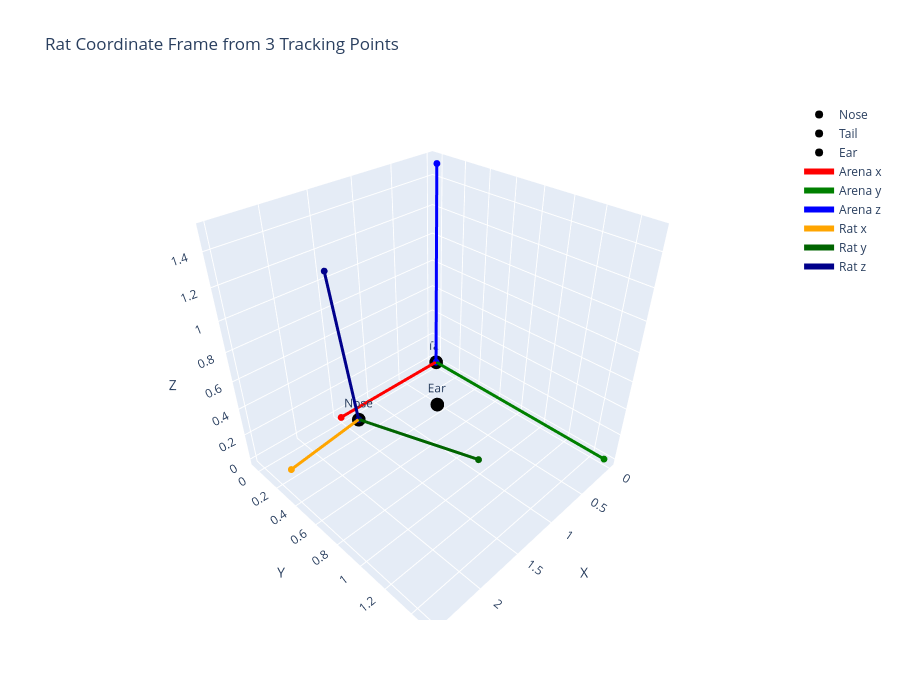

The notebook cell saved with this chart:
### Markdown cell above
### Visualize the Rat's Coordinate Frame

### Code cell
fig = go.Figure()

# Arena frame
arena_traces = plot_coordinate_frame(np.eye(3), origin=[0, 0, 0], scale=1.5, label='Arena')

# Rat frame
rat_traces = plot_coordinate_frame(
    R_rat, origin=d_rat, scale=1.0, label='Rat',
    colors=['orange', 'darkgreen', 'darkblue']
)
# Markers
for name, pos in [('Nose', nose), ('Tail', tail_base), ('Ear', left_ear)]:
    fig.add_trace(go.Scatter3d(
        x=[pos[0]], y=[pos[1]], z=[pos[2]],
        mode='markers+text', marker=dict(size=8, color='black'),
        text=[name], textposition='top center', name=name
    ))

for trace in arena_traces + rat_traces:
    fig.add_trace(trace)

fig.update_layout(
    title='Rat Coordinate Frame from 3 Tracking Points',
    scene=dict(xaxis_title='X', yaxis_title='Y', zaxis_title='Z', aspectmode='cube'),
    width=900, height=700
)

fig.show()

### Figure 1 — Plotly figure (JSON) as saved in the notebook; plotly's stock layout.template omitted (floating-point values rounded to 4 significant figures)
{"data": [{"marker": {"color": "black", "size": 8}, "mode": "markers+text", "name": "Nose", "text": ["Nose"], "textposition": "top center", "type": "scatter3d", "x": [1.5], "y": [0.2], "z": [0.1]}, {"marker": {"color": "black", "size": 8}, "mode": "markers+text", "name": "Tail", "text": ["Tail"], "textposition": "top center", "type": "scatter3d", "x": [0], "y": [0], "z": [0]}, {"marker": {"color": "black", "size": 8}, "mode": "markers+text", "name": "Ear", "text": ["Ear"], "textposition": "top center", "type": "scatter3d", "x": [0.8], "y": [0.5], "z": [0.15]}, {"line": {"color": "red", "width": 6}, "marker": {"size": 4}, "mode": "lines+markers", "name": "Arena x", "showlegend": true, "type": "scatter3d", "x": [0, 1.5], "y": [0, 0], "z": [0, 0]}, {"line": {"color": "green", "width": 6}, "marker": {"size": 4}, "mode": "lines+markers", "name": "Arena y", "showlegend": true, "type": "scatter3d", "x": [0, 0], "y": [0, 1.5], "z": [0, 0]}, {"line": {"color": "blue", "width": 6}, "marker": {"size": 4}, "mode": "lines+markers", "name": "Arena z", "showlegend": true, "type": "scatter3d", "x": [0, 0], "y": [0, 0], "z": [0, 1.5]}, {"line": {"color": "orange", "width": 6}, "marker": {"size": 4}, "mode": "lines+markers", "name": "Rat x", "showlegend": true, "type": "scatter3d", "x": [1.5, 2.489], "y": [0.2, 0.3319], "z": [0.1, 0.1659]}, {"line": {"color": "darkgreen", "width": 6}, "marker": {"size": 4}, "mode": "lines+markers", "name": "Rat y", "showlegend": true, "type": "scatter3d", "x": [1.5, 1.356], "y": [0.2, 1.162], "z": [0.1, 0.3316]}, {"line": {"color": "darkblue", "width": 6}, "marker": {"size": 4}, "mode": "lines+markers", "name": "Rat z", "showlegend": true, "type": "scatter3d", "x": [1.5, 1.467], "y": [0.2, -0.03853], "z": [0.1, 1.071]}], "layout": {"height": 700, "scene": {"aspectmode": "cube", "xaxis": {"title": {"text": "X"}}, "yaxis": {"title": {"text": "Y"}}, "zaxis": {"title": {"text": "Z"}}}, "title": {"text": "Rat Coordinate Frame from 3 Tracking Points"}, "width": 900}}
